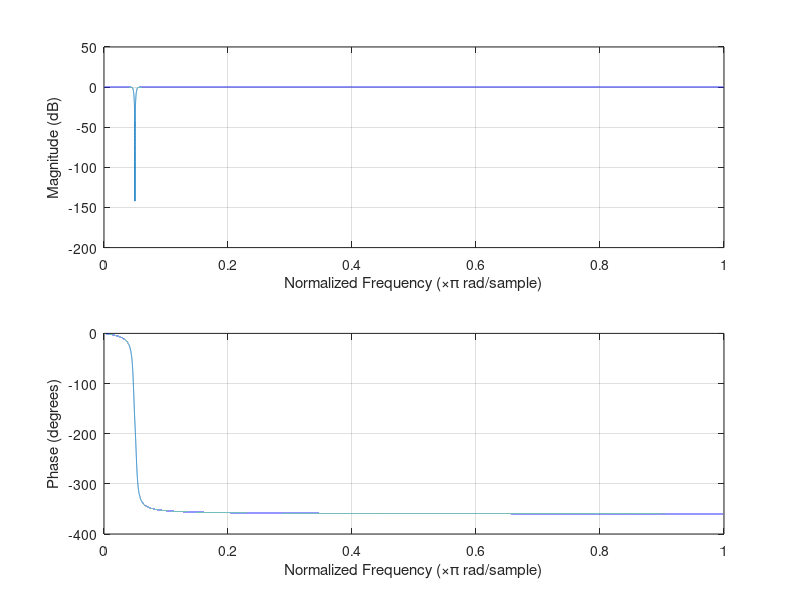
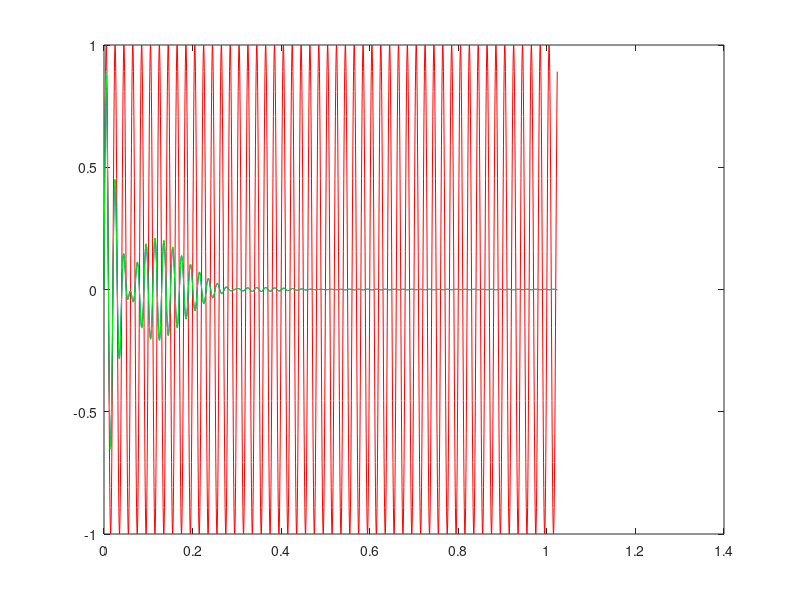

MATLAB code for these plots, in order: (Note: this script raises an error after producing the figures.)
%//////////////////////////////////////////////////////////////////////////////////
%// Kolo Naukowe Systemow Scalonych
%// 10.2017
%// 
%// Projekt: Adaptacyjne filtry cyfrowe do kondycjonowania sygnalow biomedycznych 
%//////////////////////////////////////////////////////////////////////////////////

clear all;
close all;

format long

n = 4;      %rzad filtru
fs = 2000;    %czestotliwosc probkowania
f = 50;       %czestotliwosc wyciecia
f1 = f-3;     %czestotliwosc mniejsza od f dla ktorej ampiltuda spada o 3dB
f2 = f+3;     %czestotliwosc wieksza od f dla ktorej ampiltuda spada o 3dB

Wn = [2*f1/fs 2*f2/fs];     %unormowana "szerokosc" pasma pracy (matlab sam dodaje pi)
ftype = 'stop';             %typ filtru pasmowo zaporowy

[b,a] = butter(n/2,Wn,ftype);   %n/2 bo parametr 2n, b - licznik, a - mianownik transmitancji

[SOS, G] = tf2sos(b,a);     %wytworzenie wspolczynnikow do biquada

G_prim = G^(1/2);

N=2048;         %ilosc probek do wykresu
ts=1/fs;        %okres probkowania

t = ts*(0:N-1);     %wektor czasu 

figure;
freqz(b,a, 2^16)

dataIn = sin(2*pi*f*t);          %sinus o czestotliwosci odfiltrowywanej
dataOut = filter(b,a,dataIn);    %po filtracji 

dataOut2 = filter(SOS(1, 1:3), SOS(1, 4:6), dataIn);
dataOut3 = filter(SOS(2, 1:3), SOS(2, 4:6), dataOut2);  %sprawdzenie matrycy SOS

figure;
plot(t, dataIn, '-r' ,t, dataOut, '-b', t, dataOut3, '-g' )


disp(['Wspolczynnik b0 filtru pierwszego: ', dec2fixpoint(SOS(1,1), 20)]);
disp(['Wspolczynnik b1 filtru pierwszego: ', dec2fixpoint(SOS(1,2), 20)]);
disp(['Wspolczynnik b2 filtru pierwszego: ', dec2fixpoint(SOS(1,3), 20)]);
disp(['Wspolczynnik a0 filtru pierwszego: ', dec2fixpoint(SOS(1,4), 20)]);
disp(['Wspolczynnik a1 filtru pierwszego: ', dec2fixpoint(SOS(1,5), 20)]);
disp(['Wspolczynnik a2 filtru pierwszego: ', dec2fixpoint(SOS(1,6), 20)]);
disp(['Wspolczynnik b0 filtru drugiego:   ', dec2fixpoint(SOS(2,1), 20)]);
disp(['Wspolczynnik b1 filtru drugiego:   ', dec2fixpoint(SOS(2,2), 20)]);
disp(['Wspolczynnik b2 filtru drugiego:   ', dec2fixpoint(SOS(2,3), 20)]);
disp(['Wspolczynnik a0 filtru drugiego:   ', dec2fixpoint(SOS(2,4), 20)]);
disp(['Wspolczynnik a1 filtru drugiego:   ', dec2fixpoint(SOS(2,5), 20)]);
disp(['Wspolczynnik a2 filtru drugiego:   ', dec2fixpoint(SOS(2,6), 20)]);
disp(['Wspolczynnik pierwiastek z G:      ', dec2fixpoint(G_prim, 20)]);
